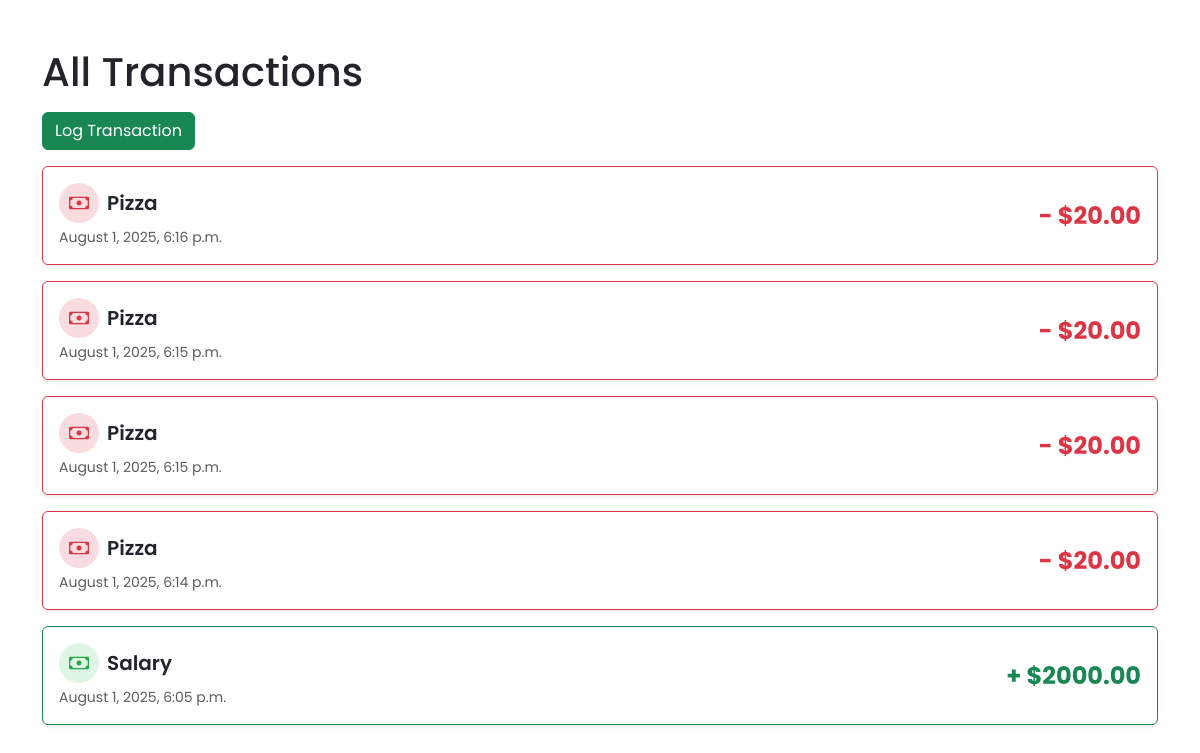
/app/transactions/all/ (signed in), run on the app's committed database.
### core/models.py (models this page shows, shortened)
class Transaction(models.Model):
    user = models.ForeignKey(User, on_delete=models.CASCADE, null=True)
    TRANSACTION_TYPES = [
        ('income', 'Income'),
        ('expense', 'Expense'),
        ('saving', 'Saving')
    ]
    type = models.CharField(
        max_length=7,
        choices=TRANSACTION_TYPES,
        default='income'
    )
    value = models.DecimalField(
        max_digits=10,
        decimal_places=2,
        null=True,
        blank=True,
        verbose_name='value'
    )
    date = models.DateField(null=True, blank=True, auto_now_add=True)
    date_time = models.DateTimeField(null=True, blank=True, auto_now_add=True)
    title = models.CharField(null=True, blank=True, max_length=50)
    description = models.TextField(null=True, blank=True, max_length=300)

### core/views.py (the view)
# urls.py: path('app/transactions/all/', views.transactions_view, name='transactions'),
@login_required
def transactions_view(request):
    user = request.user
    context = {
        'transactions': models.Transaction.objects.filter(user=user).order_by('-date_time')
    }
    return render(request, 'app/transactions.html', context)

### core/templates/app/transactions.html (shortened to what this page needs)
{% load widget_tweaks %}
{% load static %}
<!DOCTYPE html>
<html lang="en">
<head>
    <link
        href="https://cdn.jsdelivr.net/npm/bootstrap@5.3.2/dist/css/bootstrap.min.css"
        rel="stylesheet"
    />
    <link rel="stylesheet" href="https://cdn.jsdelivr.net/npm/bootstrap-icons@1.13.1/font/bootstrap-icons.min.css">
    <link rel="stylesheet" href="{% static 'styles/fonts.css' %}">
    <link rel="stylesheet" href="{% static 'styles/dashboard.css' %}">
</head>
<body>
    <div class="container">
        <h1 class="mb-3 mt-5">All Transactions</h1>
        <a href="{% url 'log_transaction' %}" class="btn btn-success mb-3">Log Transaction</a>
        <div class="row row-cols-1 g-3">
            {% for transaction in transactions %}
                <div class="col">
                    <div
                        class="card p-3 user-select-none h-100
                        {% if transaction.type == "expense" %}border-danger
                        {% elif transaction.type == "income" %}border-success
                        {% elif transaction.type == "saving" %}border-info
                        {% endif %} shadow-sm"
                    >
                        <div class="d-flex justify-content-between align-items-center">
                            <div>
                                <div class="d-flex gap-2 align-items-center">
                                    {% if transaction.type == 'income' %}
                                        <div class="tb-badge badge-green">
                                            <i class="bi bi-cash"></i>
                                        </div>
                                    {% elif transaction.type == 'expense' %}
                                        <div class="tb-badge badge-red">
                                            <i class="bi bi-cash"></i>
                                        </div>
                                    {% else %}
                                        <div class="tb-badge badge-blue">
                                            <i class="bi bi-piggy-bank"></i>
                                        </div>
                                    {% endif %}
                                    <h5 class="fw-semibold mb-0">{{ transaction.title }}</h5>
                                </div>
                                <small class="text-muted d-block mt-1">
                                    {{ transaction.date_time|date:"F j, Y, P" }}
                                </small>
                            </div>
                            <p
                                class="fs-4 fw-bold mb-0
                                {% if transaction.type == "expense" %}text-danger
                                {% elif transaction.type == "income" %}text-success
                                {% elif transaction.type == "saving" %}text-info
                                {% endif %}"
                            >
                                {% if transaction.type == "income" %}+{% endif %}
                                {% if transaction.type == "expense" %}- {% endif %}${{ transaction.value|floatformat:2 }}
                            </p>
                        </div>
                    </div>
                </div>
            {% endfor %}
        </div>
    </div>
</body>
</html>

### static/styles/dashboard.css (style rules this page uses)
.tb-badge { aspect-ratio: 1/1; width: 40px; display: flex; align-items: center; justify-content: center; border-radius: 50%; font-size: 20px; }
.badge-green { color: #28a745; background-color: #def7e4; }
.badge-red { color:#dc3545; background-color: #f9dcdf; }

### data on the page
Transaction: type "expense" (drawn)
Transaction: type "expense" (drawn)
Transaction: type "expense" (drawn)
Transaction: type "expense" (drawn)
Transaction: type "income" (drawn)
